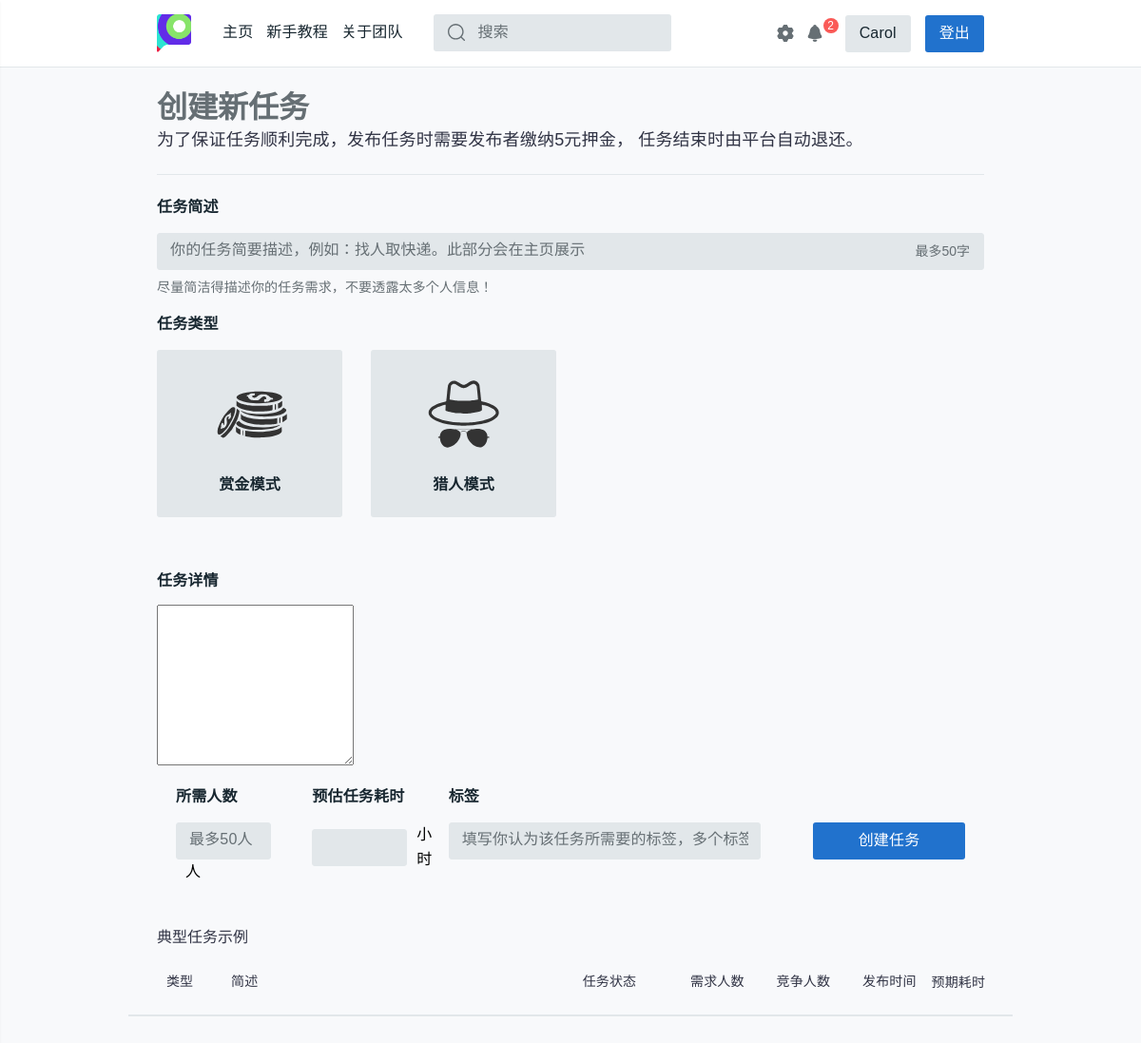
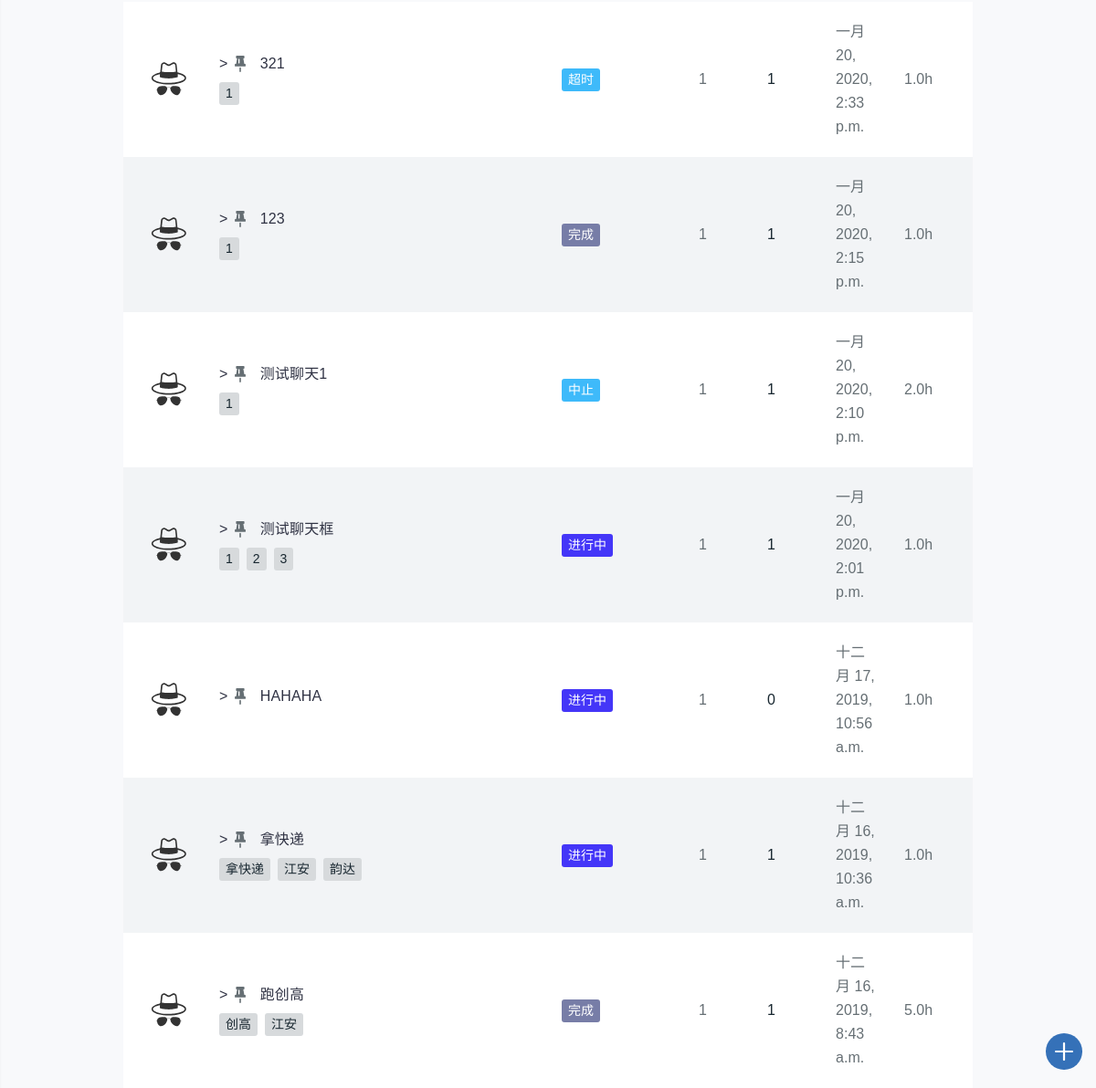
The app's page /create-task/ (signed in) with its own data (2 pictures, top to bottom).
### task_platform/models.py (models this page shows, shortened)
class Task(models.Model):
    state = (('未开始', 'waitting'), ('进行中', 'processing'), ('中止', 'abort'),
             ('撤销', 'revoke'), ('超时', 'timeout'), ('完成', 'completed'))
    publisher = models.CharField(max_length=128)
    pub_time = models.DateTimeField(auto_now_add=True)
    begin_time = models.DateTimeField(null=True, blank=True)
    end_time = models.DateTimeField(null=True, blank=True)
    people_needed = models.IntegerField(default=1)
    people_now = models.IntegerField(default=0)
    expected_time_consuming = models.DecimalField(
        max_digits=12, decimal_places=1, default=0.0)
    task_description = models.CharField(max_length=50, default="None")
    task_detail = RichTextUploadingField(default='None')
    task_state = models.CharField(max_length=32, choices=state, default='未开始')
    task_class = models.CharField(max_length=48, default='赏金模式')
    class Meta:
        ordering = ['pub_time']
        verbose_name = '任务'
        verbose_name_plural = '任务'

class Task_tags(models.Model):
    sig_tag = models.CharField(max_length=20, default="None")
    task_id = models.IntegerField(default="0")
    def __str__(self):
        return self.sig_tag
    class Meta:
        verbose_name = "任务标签"
        verbose_name_plural = "任务标签"

### task_platform/views.py (the view, shortened to what this page needs)
# urls.py: path('create-task/', views.create_task, name='create-task'),
def create_task(request):
    DEPOSIT = settings.DEPOSIT
    username = request.session.get('user_name', None)
    if not username:
        return redirect('/login/')
    notice_room = '/chatroom/{}'.format(get_notice_room_id(username))
    notice_num = chatinfo_num(username)
    user = User.objects.get(name=username)
    student_id = user.stu_id
    phone = user.phone
    dept = user.dept
    if user.dept == 'None':
        dept = '暂无信息'
    tag_list = []
    finder = {
        '未开始': '9', '进行中': '2',
        '中止': '3', '撤销': '3',
        '超时': '3', '完成': '4'
    }
    latest_task_list = Task.objects.order_by('-pub_time')
    for task in latest_task_list:
        color = 'tt-color0{} tt-badge'.format(finder[task.task_state])
        tag_list.append(
            (task, color,
             Task_tags.objects.filter(task_id=task.id).order_by('sig_tag')))
    return render(request, 'task_platform/create-task.html', locals())

### task_platform/tools.py (called while the page is built)
@csrf_exempt
def get_notice_room_id(username):
    md5 = hashlib.md5()
    md5.update(username.encode())
    return md5.hexdigest()

def chatinfo_num(username):
    withs = Withdraw.objects.filter(username=username, state='完成', noticed=False)
    for each_with in withs:
        send_notice(username, '恭喜您，您于{}发起的提现{}元的请求已经接受，请查看您支付宝余额，如果有问题请联系platform_office@163.com。'.format(each_with.start_time.strftime('%Y-%m-%d %M:%H:%S'), each_with.money))
        each_with.noticed = True
        each_with.save()
    chatnum = ChatVision.objects.filter(username=username, has_seen=False).count()
    return chatnum

### task_platform/templates/task_platform/create-task.html (shortened to what this page needs)
{% extends 'task_platform/base.html' %}
{% load staticfiles %}
{% block content %}
<head>
  <link rel="stylesheet" href="{% static 'css/style.css' %}">
</head>
<main id="tt-pageContent">
  <div class="container">
    <div class="tt-wrapper-inner">
      <h1>创建新任务</h1>
      <h4 class='tt-title-border'>
        为了保证任务顺利完成，发布任务时需要发布者缴纳{{ DEPOSIT }}元押金，
        任务结束时由平台自动退还。
      </h4>
      <form class="form-default" method="POST">
        <div class="form-group">
          <label for="inputTopicTitle">任务简述</label>
          <div class="tt-value-wrapper">
            <input type="text" name="task_description" class="form-control" id="inputTopicTitle" placeholder="你的任务简要描述，例如：找人取快递。此部分会在主页展示">
            <span class="tt-value-input">最多50字</span>
          </div>
          <div class="tt-note">尽量简洁得描述你的任务需求，不要透露太多个人信息！</div>
        </div>
        <div class="form-group">
          <label>任务类型</label>
          <div class="tt-js-active-btn tt-wrapper-btnicon">
            <div class="row tt-w410-col-02">
              <div class="col-4 col-lg-3 col-xl-2">
                <a href="#" class="tt-button-icon" style="a:visited {color:#00FF00;}" xx="赏金模式">
                  <span class="tt-icon">
                    <svg>
                      <use xlink:href="#bounty"></use>
                    </svg>
                  </span>
                  <span class="tt-text">赏金模式</span>
                </a>
              </div>
              <div class="col-4 col-lg-3 col-xl-2">
                <a href="#" class="tt-button-icon" xx="猎人模式">
                  <span class="tt-icon">
                    <svg>
                      <use xlink:href="#hunter"></use>
                    </svg>
                  </span>
                  <span class="tt-text">猎人模式</span>
                </a>
              </div>
            </div>
          </div>
        </div>
        <div class="pt-editor">
          <h6 class="pt-title">任务详情</h6>
          <textarea name="task_detail"></textarea>
          <div style="margin:20px;">
          <div class="row">
            <div class="col-md-2">
              <div class="form-group" >
                <label for="inputTopicTitle">所需人数</label>
                <div style="display: -webkit-flex;display: inline ;align-items:center;">
                <span id="表">
                <input name="people_needed" class="form-control" placeholder="最多50人" style="width:100px;">
                </span>
                <b style=" color:#000000;font-weight:400;margin-left:10px;">   人</b>
                </div>
              </div>
            </div>
            <div class="col-md-2">
              <div class="form-group">
                <label>预估任务耗时</label>
                <div style="display: -webkit-flex;display: inline-flex;align-items:center; ">
                <input name="expected_time_consuming" class="form-control"style="width:100px;">
                <b style=" color:#000000;font-weight:400;margin-left:10px;">   小时</b>
                </div>
              </div>
            </div>
            <div class="col-md-5">
              <div class="form-group">
                <label for="inputTopicTags">标签</label>
                <input type="text" name="tag_list" class="form-control" id="inputTopicTags" placeholder="填写你认为该任务所需要的标签，多个标签用空格分隔">
              </div>
            </div>
            <div class="col-auto ml-md-auto" style="margin-top:40px;">
              <input type="submit" class="btn btn-secondary btn-width-lg" value="创建任务"></input>
            </div>
          </div>
          </div>
        </div>
      </form>
    </div>
    <div class="tt-topic-list tt-offset-top-30">
      <div class="tt-list-search">
        <div class="tt-title">典型任务示例</div>
      </div>
      <div class="tt-list-header tt-border-bottom">
        <div class="tt-col-value" style="width: 17%;">
          <center>类型</center>
        </div>
        <div class="tt-col-category" style="width: 90%">简述</div>
        <div class="tt-col-category" style="width: 30%;padding-left:5.5%">任务状态</div>
        <div class="tt-col-value hide-mobile" style="width: 20%;padding-left:2%">需求人数</div>
        <div class="tt-col-value hide-mobile" style="width: 20%;padding-left:2%">竞争人数</div>
        <div class="tt-col-value hide-mobile" style="width: 20%;padding-left:2%">发布时间</div>
        <div class="tt-col-value" style="width: 20%;padding:0%">预期耗时</div>
      </div>
      {% if tag_list %}
      {% for task, color, tags in tag_list %}
      <div class="tt-item">
        <div class="tt-col-avatar">
          {% if task.task_class == "赏金模式 "%}
          <svg class="tt-icon">
            <use xlink:href="#bounty"></use>
          </svg>
          {% else %}
          <svg class="tt-icon">
            <use xlink:href="#hunter"></use>
          </svg>
          {% endif %}
        </div>
        <div class="tt-col-description">
          <h6 class="tt-title"><a href="{% url 'detail' task.id %}">
              >
              <svg class="tt-icon">
                <use xlink:href="#icon-pinned"></use>
              </svg>
              {{ task.task_description }}
                        </a></h6>
          <div class="row align-items-center no-gutters">
            <div class="col-11">
              <ul class="tt-list-badge">
                {% for tag in tags %}
                <li><a><span class="tt-badge">{{ tag }}</span></a></li>
                {% endfor%}
              </ul>
            </div>
            </div>
          </div>
          <div class="tt-col-category"><span class="{{ color }}">{{ task.task_state }}</span></div>
          <div class="tt-col-value hide-mobile">{{ task.people_needed }}</div>
            <div class="tt-col-value tt-color-select hide-mobile">{{ task.people_now }}</div>
              <div class="tt-col-value hide-mobile">{{ task.pub_time }}</div>
                <div class="tt-col-value hide-mobile"> {{ task.expected_time_consuming }}h </div>
                </div>
                {% endfor %}
                {% endif %}
              </div>
            </div>
</main>
{% endblock %}

### static/css/detail.css (style rules this page uses)
label { cursor: default; }

### records on screen
Task: task_description "321", task_state "超时", people_needed "1", people_now "1", pub_time "一月 20, 2020, 2:33 p.m.", expected_time_consuming "1.0"
Task_tags: sig_tag "1"
Task: task_description "123", task_state "完成", people_needed "1", people_now "1", pub_time "一月 20, 2020, 2:15 p.m.", expected_time_consuming "1.0"
Task_tags: sig_tag "1"
Task: task_description "测试聊天1", task_state "中止", people_needed "1", people_now "1", pub_time "一月 20, 2020, 2:10 p.m.", expected_time_consuming "2.0"
Task_tags: sig_tag "1"
Task: task_description "测试聊天框", task_state "进行中", people_needed "1", people_now "1", pub_time "一月 20, 2020, 2:01 p.m.", expected_time_consuming "1.0"
Task_tags: sig_tag "1"
Task_tags: sig_tag "2"
Task_tags: sig_tag "3"
Task: task_description "HAHAHA", task_state "进行中", people_needed "1", people_now "0", pub_time "十二月 17, 2019, 10:56 a.m.", expected_time_consuming "1.0"
Task: task_description "拿快递", task_state "进行中", people_needed "1", people_now "1", pub_time "十二月 16, 2019, 10:36 a.m.", expected_time_consuming "1.0"
Task_tags: sig_tag "拿快递"
Task_tags: sig_tag "江安"
Task_tags: sig_tag "韵达"
Task: task_description "跑创高", task_state "完成", people_needed "1", people_now "1", pub_time "十二月 16, 2019, 8:43 a.m.", expected_time_consuming "5.0"
Task_tags: sig_tag "创高"
Task_tags: sig_tag "江安"

### other values on screen
{{ notice_num }} "2"
{{ request.session.user_name }} "Carol"
{{ DEPOSIT }} "5"
